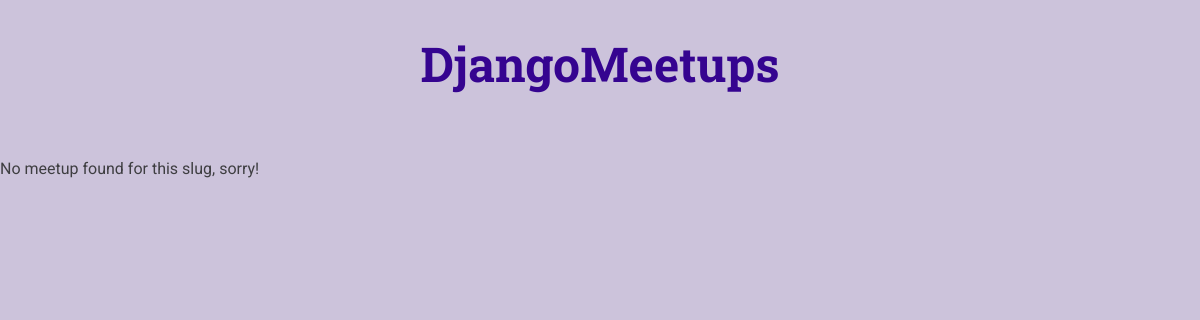
Page /meetups/a-second-meetup on the earlier database version.
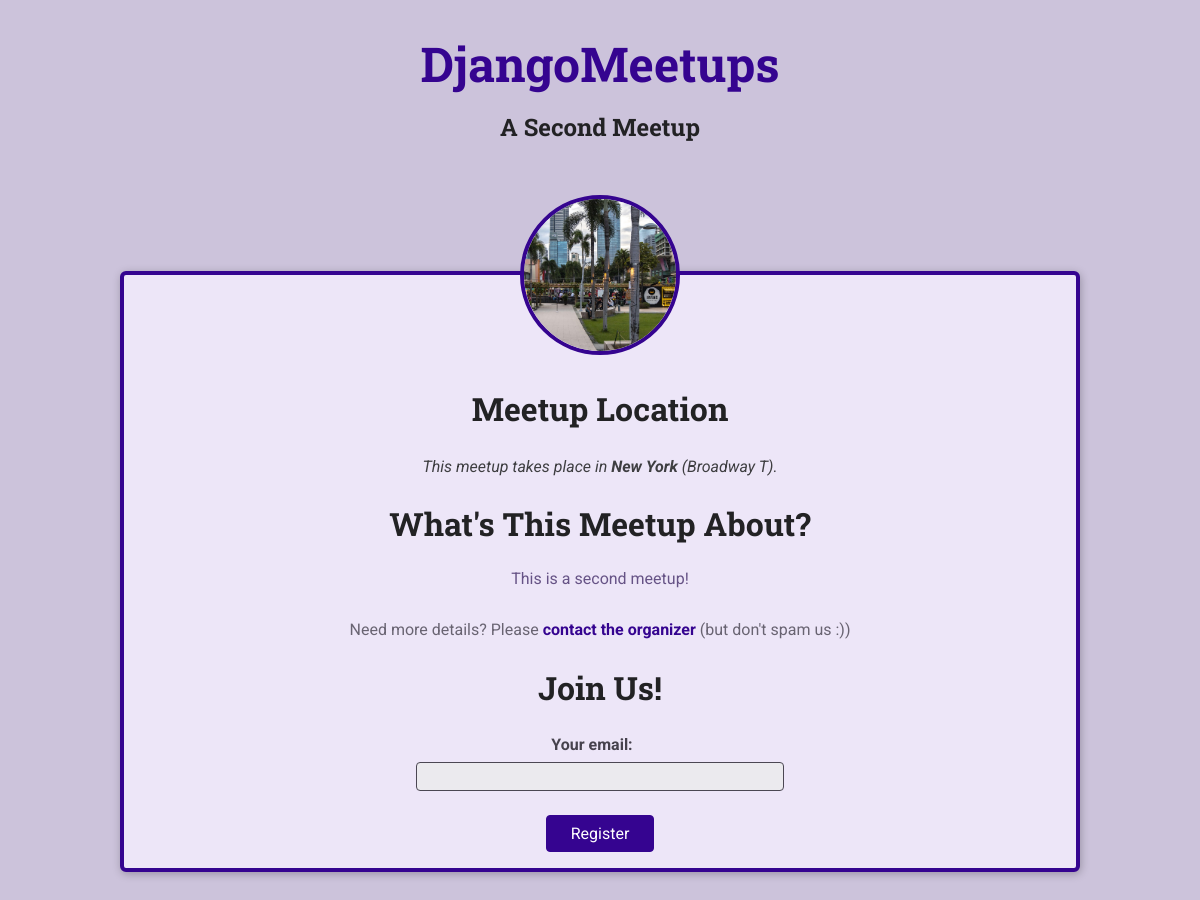
Same page on the later database version.
### meetups/models.py (models this page shows, shortened)
class Meetup(models.Model):
    title = models.CharField(max_length=200)
    organizer_email = models.EmailField()
    date = models.DateField()
    slug = models.SlugField(unique=True)
    description = models.TextField()
    image = models.ImageField(upload_to='images')
    location = models.ForeignKey(Location, on_delete=models.CASCADE)
    participants = models.ManyToManyField(Participant, blank=True)

class Location(models.Model):
    name = models.CharField(max_length=200)
    address = models.CharField(max_length=300)

### meetups/views.py (the view, shortened to what this page needs)
# urls.py: path('<slug:meetup_slug>', views.meetup_details, name='meetup-detail')
def meetup_details(request, meetup_slug):
    try:
        selected_meetup = Meetup.objects.get(slug=meetup_slug)
        if request.method == 'GET':
            registration_form = RegistrationForm()
        return render(request, 'meetups/meetup-detail.html', {
            'meetup_found': True,
            'meetup': selected_meetup,
            'form': registration_form,
        })
    except Exception as e:
        return render(request, 'meetups/meetup-detail.html', {
            'meetup_found': False,
        })

### meetups/forms.py
class RegistrationForm(forms.Form):
    email = forms.EmailField(label='Your email')

### meetups/templates/meetups/meetup-detail.html (shortened to what this page needs)
{% extends "meetups/base/base.html" %}
{% load static %}
{% block site_css %}
  <link rel="stylesheet" href="{% static 'meetups/styles/meetup-detail.css' %}">
{% endblock %}
{% block main_heading %}
  {{ meetup.title }}
{% endblock %}
{% block body %}
  {% if meetup_found %}
    <article>
      <img id="main-image" src="{{ meetup.image.url }}" alt="{{ meetup.title }}">
      <section id="location">
        <h2>Meetup Location</h2>
        <address>
          This meetup takes place in
          <span>{{ meetup.location.name }}</span>
          ({{ meetup.location.address }}).
        </address>
      </section>
      <section id="details">
        <h2>What's This Meetup About?</h2>
        <p>{{ meetup.description }}</p>
        <footer>
          <p>Need more details? Please <a href="mailto:{{ meetup.organizer_email }}">contact the organizer</a> (but don't spam us :))</p>
        </footer>
      </section>
      <section id="registration">
        <h2>Join Us!</h2>
        <form action="{% url 'meetup-detail' meetup.slug %}" method="POST">
          <ul>{{ form.as_ul }}</ul>
          <div id="registration-actions"><button>Register</button></div>
        </form>
      </section>
    </article>
  {% else %}
    <p>No meetup found for this slug, sorry!</p>
  {% endif %}
{% endblock %}

### meetups/templates/meetups/base/base.html (shortened to what this page needs)
{% load static %}
<!DOCTYPE html>
<html lang="en">
  <head>
    <link rel="stylesheet" href="{% static 'meetups/styles/base.css' %}" />
    {% block site_css %}{% endblock %}
  </head>
  <body>
    <header id="main-header">
      <nav><a href="/meetups" id="main-logo">DjangoMeetups</a></nav>
      <h1>{% block main_heading %}{% endblock %}</h1>
    </header>
    <main>
      {% block body %}{% endblock %}
    </main>
  </body>
</html>

### meetups/static/meetups/styles/base.css (style rules this page uses)
* { box-sizing: border-box; }
body { font-family: "Roboto", sans-serif; margin: 0; background-color: #ccc3db; color: #3e3e41; }
h1, h2, h3 { font-family: "Roboto Slab", sans-serif; color: #222224; }
button, .btn { cursor: pointer; font: inherit; padding: 0.5rem 1.5rem; background-color: #350490; border: 1px solid #350490; color: white; border-radius: 4px; text-decoration: none; }
#main-header { width: 100%; text-align: center; padding: 2rem 0; }
#main-header h1 { font-size: 1.5rem; }
#main-logo { font-size: 3rem; font-family: "Roboto Slab", sans-serif; text-decoration: none; color: #350490; font-weight: bold; }

### meetups/static/meetups/styles/meetup-detail.css (style rules this page uses)
article { max-width: 60rem; margin: 5rem auto; border-radius: 6px; background-color: #ede6f8; border: 4px solid #350490; box-shadow: 1px 2px 8px rgba(0, 0, 0, 0.25); position: relative; padding: 1rem; text-align: center; }
#main-image { width: 10rem; height: 10rem; object-fit: cover; position: absolute; top: -5rem; left: calc(50% - 5rem); border-radius: 50%; border: 4px solid #350490; }
section:first-of-type { margin-top: 6rem; }
h2 { font-size: 2rem; }
address span { font-weight: bold; }
#details h2 { margin-bottom: 0.5rem; }
#details > p { color: #665386; padding: 1rem; border-radius: 4px; max-width: 80%; margin: auto; }
#details footer { color: #696472; }
#details footer a { color: #350490; text-decoration: none; font-weight: bold; }
#registration ul { list-style: none; margin: 0; padding: 0; }
#registration label { font-weight: bold; color: #46424d; margin-right: 1rem; display: block; margin-bottom: 0.5rem; }
#registration input { font: inherit; width: 40%; background-color: #ebeaee; border: 1px solid #4b4753; border-radius: 4px; padding: 0.25rem; }
#registration-actions { margin-top: 1.5rem; }

Differences in the rows shown:
added Meetup: title "A Second Meetup", image (picture), location.name "New York", location.address "Broadway T", description "This is a second meetup!"
Other differences:
text no longer shown: "No meetup found for this slug, sorry!"
text now shown: "Meetup Location This meetup takes place in ( ). What's This Meetup About? Need more details? Please contact the organizer (but don't spam us :)) Join Us! Your email: Register"
